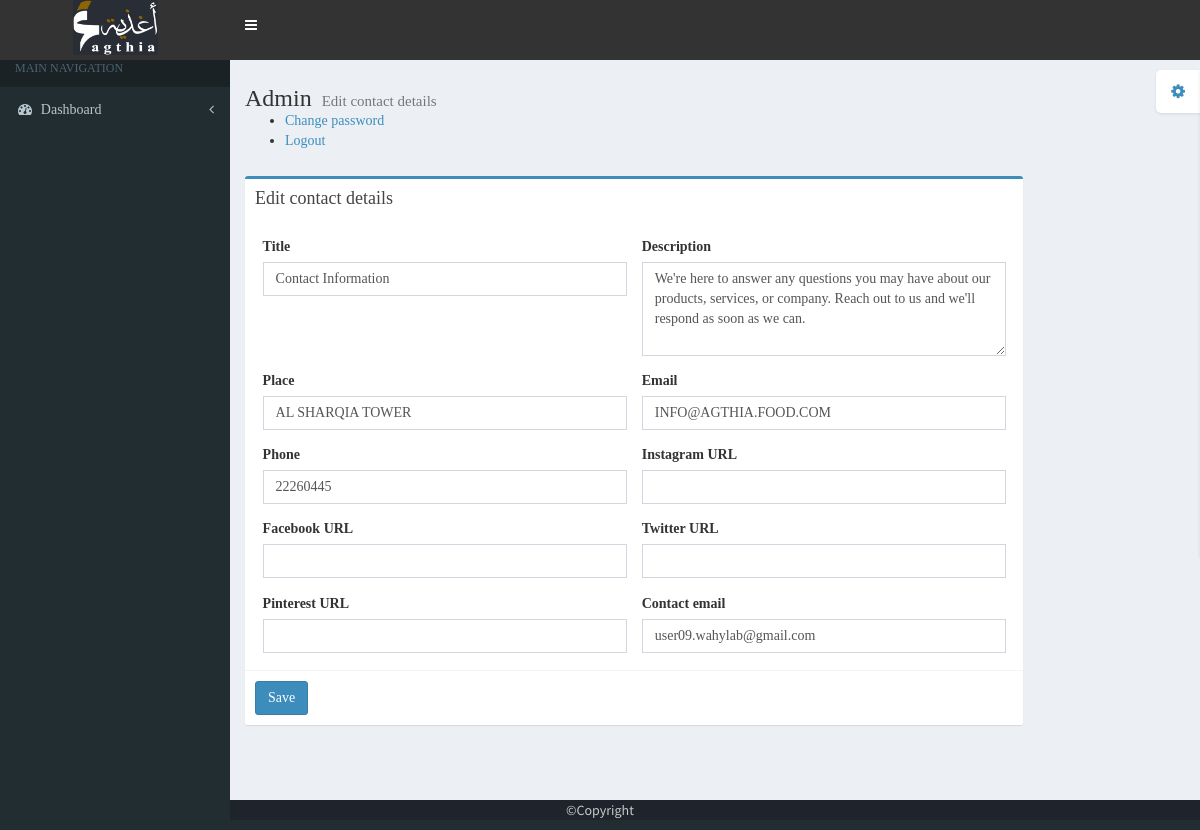
The app's page /edit_contact_adm/2 (signed in) with its own data.
### agthi/models.py (models this page shows)
class Contact_uss(models.Model):
    title = models.CharField(max_length=200, null=True)
    description = models.TextField(null=True)
    place = models.CharField(max_length=200, null=True)
    email = models.CharField(max_length=200, null=True)
    phone = models.CharField(max_length=200, null=True)
    instagram_link = models.URLField(max_length=200, default="https://www.instagram.com/")
    facebook_link = models.URLField(max_length=200, default="https://www.facebook.com/")
    twitter_link = models.URLField(max_length=200, default="https://www.twitter.com/")
    pinterest_link = models.CharField(max_length=200, default="https://www.pinterest.com/")
    contact_email = models.CharField(max_length=200, null=True)

### agthi/views.py (the view, shortened to what this page needs)
# urls.py: path('edit_contact_adm/<id>', agthi.views.edit_contact_adm, name='edit_contact_adm'),
@never_cache
@login_required
def edit_contact_adm(request, id):
    dvd = Contact_uss.objects.get(id = id)
    return render(request, 'tem/edit_contact_adm1.html',{'dvd':dvd})

### Templates/tem/edit_contact_adm1.html (shortened to what this page needs)
{% load static %}
<!DOCTYPE html>
<html>
  <head>
    <link href="{% static 'sta1/admin_panel/bootstrap/css/bootstrap.min.css' %}" rel="stylesheet" type="text/css" />
    <link href="https://maxcdn.bootstrapcdn.com/font-awesome/4.3.0/css/font-awesome.min.css" rel="stylesheet" type="text/css" />
    <link href="http://code.ionicframework.com/ionicons/2.0.0/css/ionicons.min.css" rel="stylesheet" type="text/css" />
    <link href="{% static 'sta1/admin_panel/dist/css/AdminLTE.min.css' %}" rel="stylesheet" type="text/css" />
    <link href="{% static 'sta1/admin_panel/dist/css/skins/_all-skins.min.css' %}" rel="stylesheet" type="text/css" />
  </head>
  <body class="skin-blue">
    <div class="wrapper">
      <header class="main-header">
         <a href="{% url 'home' %}" class="logo" style="background-color: #333;height:60px;">
          <img style="width:85px;height:55px" src="{% static 'sta1/images/logo_agthia.jpg' %}" alt="">
        </a>
        <nav class="navbar navbar-static-top" role="navigation" style="background-color: #333;height:60px;">
          <a href="#" class="sidebar-toggle" data-toggle="offcanvas" role="button">
          </a>
        </nav>
      </header>
      <aside class="main-sidebar">
        <section class="sidebar">
          <ul class="sidebar-menu">
            <li class="header" style="font-family: made avenue personal use;">MAIN NAVIGATION</li>
            <li class="treeview">
              <a href="#">
                <i class="fa fa-dashboard"></i> <span style="font-family: neusa next pro;">Dashboard</span> <i class="fa fa-angle-left pull-right"></i>
              </a>
            </li>
          </ul>
        </section>
      </aside>
      <div class="content-wrapper">
        <section class="content-header">
          <h1 style="margin-top:10px;font-family: made avenue personal use;">
            Admin
            <small>Edit contact details</small>
          </h1>
          <ul style="font-family:neusa next pro">
             <li><a href="#" id="change-password-link">Change password</a></li>
             <li><a href="{% url 'logout' %}">Logout</a></li>
          </ul>
        </section>
        <section class="content">
          <div class="row">
            <div class="col-md-10">
              <div class="box box-primary">
                <div class="box-header">
                  <h3 class="box-title"  style="font-family: made avenue personal use;">Edit contact details</h3>
                </div>
                <form id="edi-con" style="font-family:neusa next pro" role="form" method="post" action="{% url 'edit_contact_adm' dvd.id %}" enctype="multipart/form-data">
                  <div class="box-body">
                    <div class="form-group">
                        <label for="name">Title</label>
                        <input type="text" class="form-control" id="name" name="title" value="{{dvd.title}}">
                    </div>
                    <div class="form-group">
                        <label for="Description">Description</label>
                        <textarea class="form-control" id="Description" name="descr" rows="4" cols="50">{{dvd.description}}</textarea>
                    </div>
                  <div class="form-group">
                        <label for="name">Place</label>
                        <input class="form-control" type="text" id="name" name="plac" value="{{dvd.place}}">
                   </div>
                <div class="form-group">
                    <label for="name">Email</label>
                    <input class="form-control" type="email" id="name" name="emm" value="{{dvd.email}}">
                </div>
                <div class="form-group">
                    <label for="phone">Phone</label>
                    <input class="form-control" type="tel" id="phone" name="phone" value="{{dvd.phone}}">
                </div>
                  <div class="form-group">
                    <label for="ins_url">Instagram URL</label>
                    <input class="form-control" type="url" id="ins_url" name="ins_url" value="{{dvd.instagram_link}}">
                </div>
                   <div class="form-group">
                    <label for="fac_url">Facebook URL</label>
                    <input class="form-control" type="url" id="fac_url" name="fac_url" value="{{dvd.facebook_link}}">
                </div>
                   <div class="form-group">
                    <label for="twi_url">Twitter URL</label>
                    <input class="form-control" type="url" id="twi_url" name="twi_url" value="{{dvd.twitter_link}}">
                </div>
                  <div class="form-group">
                    <label for="pinn_url">Pinterest URL</label>
                    <input class="form-control" type="url" id="pinn_url" name="pinn_url" value="{{dvd.pinterest_link}}">
                </div>
                <div class="form-group">
                    <label for="c_emm">Contact email</label>
                    <input class="form-control" type="email" id="c_emm" name="c_emm" value="{{dvd.contact_email}}">
                </div>
                  </div>
                  <div class="box-footer">
                    <button form="edi-con" type="submit" class="btn btn-primary">Save</button>
                  </div>
                </form>
              </div>
            </div>
          </div>
        </section>
      </div>
       <footer>
            <p style="color: #c8c9cb;">©Copyright</p>
        </footer>
    </div>
  </body>
</html>

### records on screen
Contact_uss: title "Contact Information", descr "We're here to answer any questions you may have about our products, services, or company. Reach out to us and we'll respond as soon as we can.", plac "AL SHARQIA TOWER", emm "INFO@AGTHIA.FOOD.COM", phone "22260445", c_emm "user09.wahylab@gmail.com"
